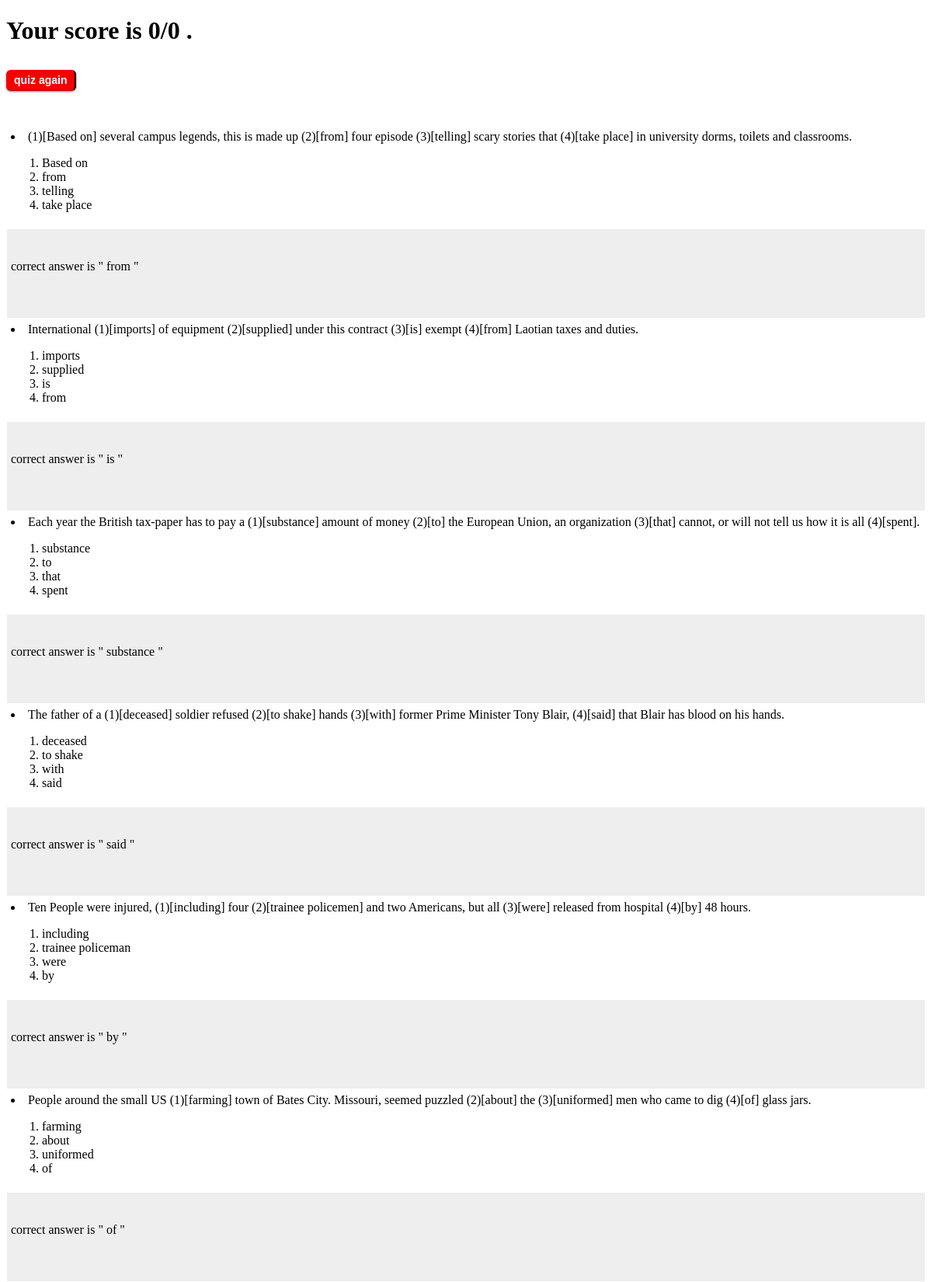
/error_test/result/ (upper part), run on the app's committed database.
### error_test/models.py (models this page shows, shortened)
class Question(models.Model):
    question_text = models.CharField(max_length=200)
    pub_date = models.DateTimeField('date published')

class Choice(models.Model):
    question = models.ForeignKey(Question, on_delete=models.CASCADE)
    choice_text = models.CharField(max_length=200)
    is_valid = models.BooleanField(default=False)

### error_test/views.py (the view, shortened to what this page needs)
def result(request):
    point=0
    i=0
    answers=[]
    question_list = Question.objects.all()
    questions = request.POST.getlist('question')
    template = loader.get_template('error_test/result.html')
    context = {
        'question_list': question_list,
        'point': point,
        'total' : i,
    }
    return HttpResponse(template.render(context, request))

### error_test/templates/error_test/result.html (shortened to what this page needs)
<!DOCTYPE html>
<html>
<h1>Your score is {{point}}/{{total}} .</h1>
<form action="{% url 'error_test:quiz' %}" method="post">
<input type="submit" value="quiz again" /><br><br>
</form>
<head></head>
<body>
{% if question_list %}
<table id="t01">
    <ul>
    {% for question in question_list %}
        <tr><td><li>{{ question.question_text }}</a></li>
 <ol>
	{% for choice in question.choice_set.all %}
    		<li for="choice{{ forloop.counter }}">{{ choice.choice_text }}</li>
	{% endfor %}
<tr><td>
</ol><br>
{% for choice in question.choice_set.all %}
{% if choice.is_valid  %}
<p>correct answer is " {{ choice.choice_text }} "</p>
{% endif %}
{% endfor %}
<br><br>
    {% endfor %}
    </ul>
{% else %}
    <p>No polls are available.</p>
{% endif %}
</body>
</html>

### error_test/templates/error_test/result.html (style rules this page uses)
table { width:100%; }
table, th, td { border: 1px solid white; border-collapse: collapse; }
th, td { padding: 5px; text-align: left; }
table#t01 tr:nth-child(even) { background-color: #eee; }
table#t01 tr:nth-child(odd) { background-color:#fff; }
input { background:#F50000; font-family:Tahoma, Geneva, sans-serif; font-size:14px; padding: 5px 10px 5px 10px; color: #fff; font-weight: bold; border-radius: 6px; border-radius: 6px; box-shadow: 0 1px 3px rgba(0,0,0,0.5); border-bottom: 1px solid rgba(0,0,0,0.25); cursor: pointer; border-left:none; border-top:none; margin:10px 0 10px 0; }

### data on the page
Question: question_text "(1)[Based on] several campus legends, this is made up (2)[from] four episode (3)[telling] scary stories that (4)[take place] in university dorms, toilets and classrooms."
Choice: choice_text "Based on"
Choice: choice_text "from"
Choice: choice_text "telling"
Choice: choice_text "take place"
Question: question_text "International (1)[imports] of equipment (2)[supplied] under this contract (3)[is] exempt (4)[from] Laotian taxes and duties."
Choice: choice_text "imports"
Choice: choice_text "supplied"
Choice: choice_text "is"
Choice: choice_text "from"
Question: question_text "Each year the British tax-paper has to pay a (1)[substance] amount of money (2)[to] the European Union, an organization (3)[that] cannot, or will not tell us how it is all (4)[spent]."
Choice: choice_text "substance"
Choice: choice_text "to"
Choice: choice_text "that"
Choice: choice_text "spent"
Question: question_text "The father of a (1)[deceased] soldier refused (2)[to shake] hands (3)[with] former Prime Minister Tony Blair, (4)[said] that Blair has blood on his hands."
Choice: choice_text "deceased"
Choice: choice_text "to shake"
Choice: choice_text "with"
Choice: choice_text "said"
Question: question_text "Ten People were injured, (1)[including] four (2)[trainee policemen] and two Americans, but all (3)[were] released from hospital (4)[by] 48 hours."
Choice: choice_text "including"
Choice: choice_text "trainee policeman"
Choice: choice_text "were"
Choice: choice_text "by"
Question: question_text "People around the small US (1)[farming] town of Bates City. Missouri, seemed puzzled (2)[about] the (3)[uniformed] men who came to dig (4)[of] glass jars."
Choice: choice_text "farming"
Choice: choice_text "about"
Choice: choice_text "uniformed"
Choice: choice_text "of"

### other printed values
{{ point }} "0"
{{ total }} "0"
